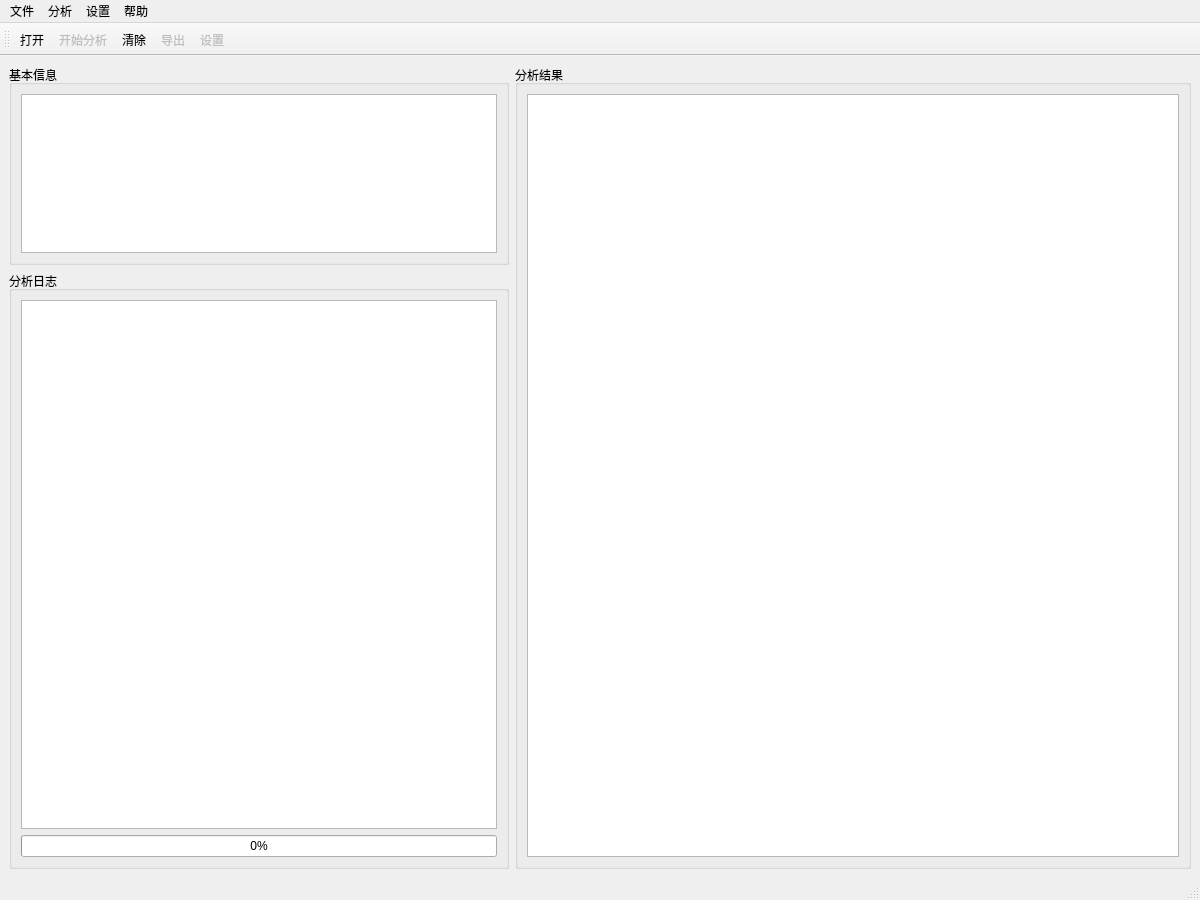
<?xml version="1.0" encoding="UTF-8"?>
<ui version="4.0">
 <class>MainWindow</class>
 <widget class="QMainWindow" name="MainWindow">
  <property name="geometry">
   <rect>
    <x>0</x>
    <y>0</y>
    <width>1200</width>
    <height>900</height>
   </rect>
  </property>
  <property name="minimumSize">
   <size>
    <width>1200</width>
    <height>900</height>
   </size>
  </property>
  <property name="windowTitle">
   <string>AdNDP</string>
  </property>
  <property name="windowIcon">
   <iconset>
    <normaloff>icon/atom.png</normaloff>icon/atom.png</iconset>
  </property>
  <widget class="QWidget" name="centralwidget">
   <layout class="QHBoxLayout" name="horizontalLayout_4">
    <item>
     <layout class="QVBoxLayout" name="verticalLayout">
      <item>
       <widget class="QGroupBox" name="groupBox">
        <property name="maximumSize">
         <size>
          <width>500</width>
          <height>200</height>
         </size>
        </property>
        <property name="title">
         <string>基本信息</string>
        </property>
        <layout class="QHBoxLayout" name="horizontalLayout">
         <item>
          <widget class="QTextEdit" name="informationTextEdit">
           <property name="sizePolicy">
            <sizepolicy hsizetype="Expanding" vsizetype="Expanding">
             <horstretch>0</horstretch>
             <verstretch>0</verstretch>
            </sizepolicy>
           </property>
           <property name="minimumSize">
            <size>
             <width>0</width>
             <height>0</height>
            </size>
           </property>
          </widget>
         </item>
        </layout>
       </widget>
      </item>
      <item>
       <widget class="QGroupBox" name="groupBox_2">
        <property name="maximumSize">
         <size>
          <width>500</width>
          <height>16777215</height>
         </size>
        </property>
        <property name="title">
         <string>分析日志</string>
        </property>
        <layout class="QVBoxLayout" name="verticalLayout_2">
         <item>
          <widget class="QTextEdit" name="logTextEdit"/>
         </item>
         <item>
          <widget class="QProgressBar" name="progressBar">
           <property name="value">
            <number>0</number>
           </property>
          </widget>
         </item>
        </layout>
       </widget>
      </item>
     </layout>
    </item>
    <item>
     <widget class="QGroupBox" name="groupBox_3">
      <property name="title">
       <string>分析结果</string>
      </property>
      <layout class="QHBoxLayout" name="horizontalLayout_3">
       <item>
        <widget class="QTextEdit" name="resultTextEdit"/>
       </item>
      </layout>
     </widget>
    </item>
   </layout>
  </widget>
  <widget class="QMenuBar" name="menubar">
   <property name="enabled">
    <bool>true</bool>
   </property>
   <property name="geometry">
    <rect>
     <x>0</x>
     <y>0</y>
     <width>1200</width>
     <height>18</height>
    </rect>
   </property>
   <property name="defaultUp">
    <bool>false</bool>
   </property>
   <property name="nativeMenuBar">
    <bool>true</bool>
   </property>
   <widget class="QMenu" name="menuFile">
    <property name="title">
     <string>文件</string>
    </property>
    <addaction name="openFileAct"/>
    <addaction name="exportFileAct"/>
    <addaction name="separator"/>
    <addaction name="clearScreenAct"/>
   </widget>
   <widget class="QMenu" name="menuSetting">
    <property name="title">
     <string>设置</string>
    </property>
    <addaction name="settingAct"/>
   </widget>
   <widget class="QMenu" name="menuHelp">
    <property name="title">
     <string>帮助</string>
    </property>
    <addaction name="aboutAct"/>
   </widget>
   <widget class="QMenu" name="menu">
    <property name="title">
     <string>分析</string>
    </property>
    <addaction name="startAnalysisAct"/>
   </widget>
   <addaction name="menuFile"/>
   <addaction name="menu"/>
   <addaction name="menuSetting"/>
   <addaction name="menuHelp"/>
  </widget>
  <widget class="QStatusBar" name="statusBar">
   <property name="enabled">
    <bool>true</bool>
   </property>
  </widget>
  <widget class="QToolBar" name="toolBar">
   <property name="windowTitle">
    <string>toolBar</string>
   </property>
   <property name="toolButtonStyle">
    <enum>Qt::ToolButtonTextBesideIcon</enum>
   </property>
   <attribute name="toolBarArea">
    <enum>TopToolBarArea</enum>
   </attribute>
   <attribute name="toolBarBreak">
    <bool>false</bool>
   </attribute>
   <addaction name="openFileAct"/>
   <addaction name="startAnalysisAct"/>
   <addaction name="clearScreenAct"/>
   <addaction name="exportFileAct"/>
   <addaction name="settingAct"/>
  </widget>
  <action name="openFileAct">
   <property name="icon">
    <iconset>
     <normaloff>icon/open.png</normaloff>icon/open.png</iconset>
   </property>
   <property name="text">
    <string>打开</string>
   </property>
  </action>
  <action name="exportFileAct">
   <property name="enabled">
    <bool>false</bool>
   </property>
   <property name="icon">
    <iconset>
     <normaloff>icon/save.png</normaloff>icon/save.png</iconset>
   </property>
   <property name="text">
    <string>导出</string>
   </property>
  </action>
  <action name="clearScreenAct">
   <property name="icon">
    <iconset>
     <normaloff>icon/clear.png</normaloff>icon/clear.png</iconset>
   </property>
   <property name="text">
    <string>清除</string>
   </property>
  </action>
  <action name="startAnalysisAct">
   <property name="enabled">
    <bool>false</bool>
   </property>
   <property name="icon">
    <iconset>
     <normaloff>icon/start.png</normaloff>icon/start.png</iconset>
   </property>
   <property name="text">
    <string>开始分析</string>
   </property>
  </action>
  <action name="aboutAct">
   <property name="icon">
    <iconset>
     <normaloff>icon/atom.png</normaloff>icon/atom.png</iconset>
   </property>
   <property name="text">
    <string>关于</string>
   </property>
  </action>
  <action name="settingAct">
   <property name="enabled">
    <bool>false</bool>
   </property>
   <property name="icon">
    <iconset>
     <normaloff>icon/setting.png</normaloff>icon/setting.png</iconset>
   </property>
   <property name="text">
    <string>设置</string>
   </property>
  </action>
 </widget>
 <resources/>
 <connections/>
 <slots>
  <slot>openFile()</slot>
  <slot>exportFile()</slot>
  <slot>clearScreen()</slot>
  <slot>startAnalysis()</slot>
 </slots>
</ui>
